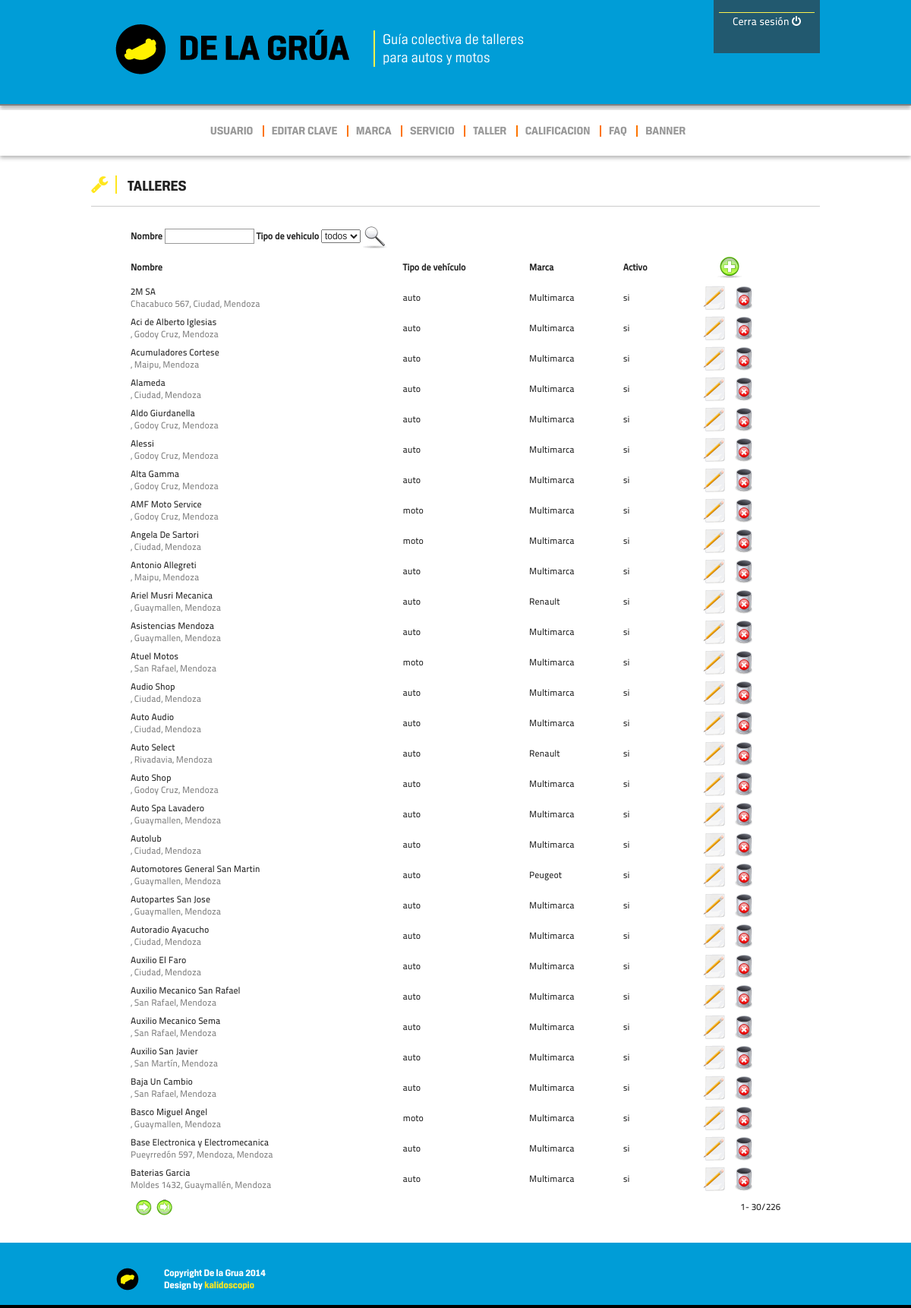
/admin_toolkit/taller.php (signed in), run on an earlier commit of the app's database.
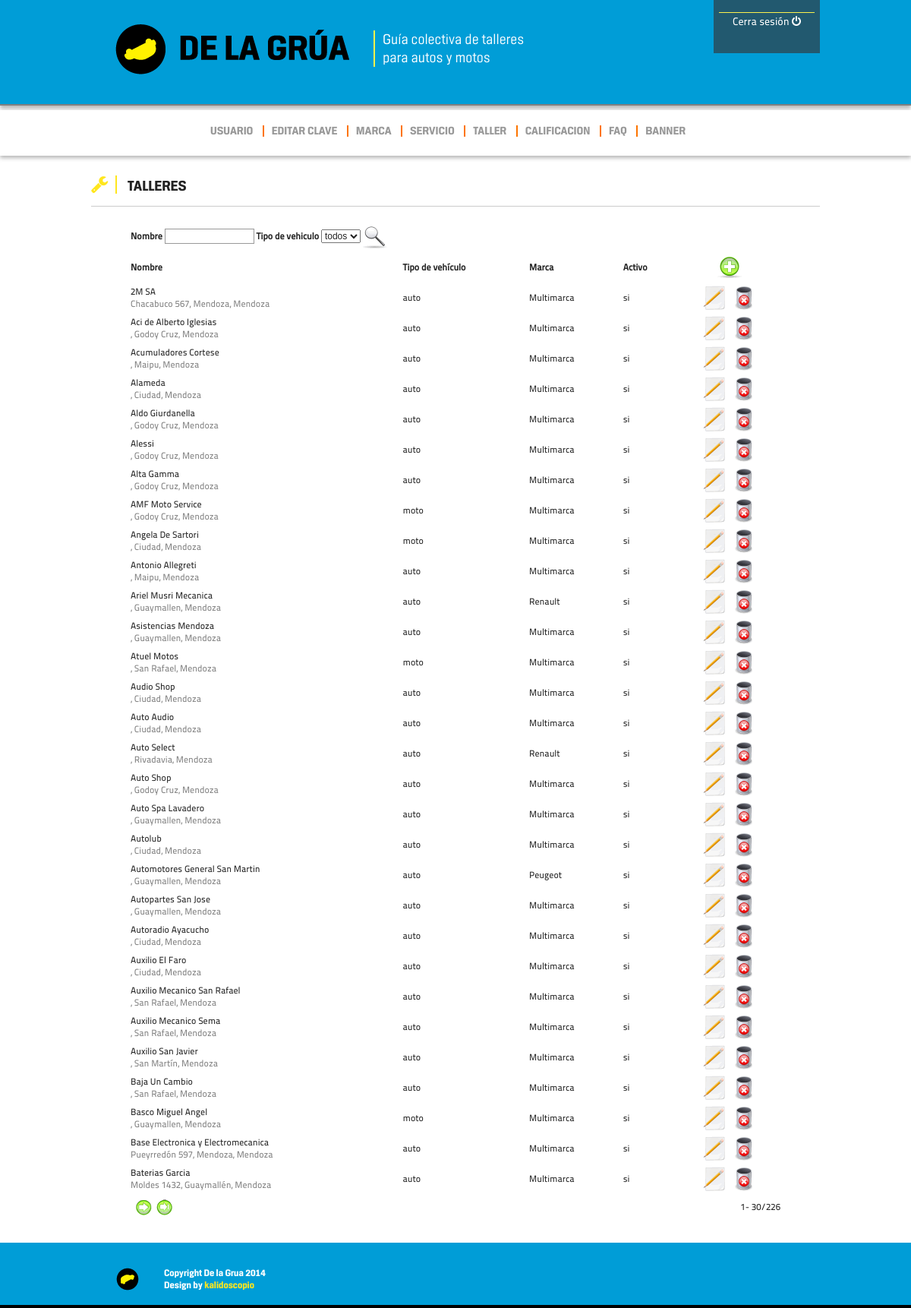
And on a later commit of the database.
### tables this page shows
CREATE TABLE `dlg_taller` (
  `idtaller` int(11) NOT NULL AUTO_INCREMENT,
  `nombre` varchar(100) NOT NULL,
  `tipovehiculo` varchar(10) DEFAULT NULL,
  `idmarca` int(11) DEFAULT NULL,
  `idprovincia` varchar(255) DEFAULT NULL,
  `idlocalidad` varchar(255) DEFAULT NULL,
  `domicilio` varchar(255) DEFAULT NULL,
  `telefonocodarea` varchar(10) DEFAULT NULL,
  `telefono` varchar(50) DEFAULT NULL,
  `email` varchar(255) DEFAULT NULL,
  `web` varchar(255) DEFAULT NULL,
  `googlemap` text,
  `foto1` varchar(255) DEFAULT NULL,
  `foto2` varchar(255) DEFAULT NULL,
  `foto3` varchar(255) DEFAULT NULL,
  `activo` int(11) DEFAULT NULL,
  `atencion` bigint(20) NOT NULL DEFAULT '0',
  `precio` bigint(20) NOT NULL DEFAULT '0',
  `servicio` bigint(20) NOT NULL DEFAULT '0',
  `website` varchar(255) DEFAULT NULL,
  `url` varchar(255) DEFAULT NULL,
  `reference` varchar(255) DEFAULT NULL,
  `place_id` varchar(255) DEFAULT NULL,
  `direction` varchar(255) DEFAULT NULL,
  `administrative_area_level_1` varchar(255) DEFAULT NULL,
  `country_short` varchar(255) DEFAULT NULL,
  `country` varchar(255) DEFAULT NULL,
  `sublocality` varchar(255) DEFAULT NULL,
  `locality` varchar(255) DEFAULT NULL,
  `postal_code` varchar(255) DEFAULT NULL,
  `street_number` varchar(255) DEFAULT NULL,
  `route` varchar(255) DEFAULT NULL,
  `viewport` varchar(255) DEFAULT NULL,
  `bounds` varchar(255) DEFAULT NULL,
  `formatted_address` varchar(255) DEFAULT NULL,
  `location_type` varchar(255) DEFAULT NULL,
  `location` varchar(255) DEFAULT NULL,
  `lng` varchar(255) DEFAULT NULL,
  `lat` varchar(255) DEFAULT NULL,
  `point_of_interest` varchar(255) DEFAULT NULL,
  PRIMARY KEY (`idtaller`),
  KEY `idtaller` (`idtaller`)
);

CREATE TABLE `dlg_marca` (
  `idmarca` int(11) NOT NULL AUTO_INCREMENT,
  `marca` varchar(100) NOT NULL,
  PRIMARY KEY (`idmarca`),
  KEY `idmarca` (`idmarca`)
);

### admin_toolkit/session.php (called while the page is built, shortened)
<?php
if (!function_exists("GetSQLValueString")) {
function GetSQLValueString($theValue, $theType, $theDefinedValue = "", $theNotDefinedValue = "")
{
  $theValue = function_exists("mysql_real_escape_string") ? mysql_real_escape_string($theValue) : mysql_escape_string($theValue);
  switch ($theType) {
    case "text":
      $theValue = ($theValue != "") ? "'" . $theValue . "'" : "NULL";
      break;
  }
  return $theValue;
}
}
?>

### admin_toolkit/funciones.php (called while the page is built, shortened)
<?php
function getAddress($taller)
{
  return $taller['route'] . ' ' . $taller['street_number'] . ', ' . $taller['locality'] . ', ' . $taller['administrative_area_level_1'];
}
?>

### admin_toolkit/taller.php (the view, shortened to what the changed rows need)
<?php require_once('session.php'); ?>
<?php require_once('funciones.php'); ?>
<?php
$currentPage = $_SERVER["PHP_SELF"];
$maxRows_registros = 30;
$pageNum_registros = 0;
$startRow_registros = $pageNum_registros * $maxRows_registros;
$colname_registros = "";
$query_registros = sprintf("SELECT idtaller, nombre, tipovehiculo, dlg_marca.marca, activo, route, street_number, locality, administrative_area_level_1
 FROM dlg_taller LEFT JOIN dlg_marca ON dlg_taller.idmarca = dlg_marca.idmarca  WHERE nombre LIKE %s ", GetSQLValueString("%" . $colname_registros . "%", "text"));
$query_registros .= " ORDER BY nombre ASC";
$query_limit_registros = sprintf("%s LIMIT %d, %d", $query_registros, $startRow_registros, $maxRows_registros);
$registros = mysql_query($query_limit_registros, $config) or die(mysql_error());
$row_registros = mysql_fetch_assoc($registros);
if (isset($_GET['totalRows_registros'])) {
  $totalRows_registros = $_GET['totalRows_registros'];
} else {
  $all_registros = mysql_query($query_registros);
  $totalRows_registros = mysql_num_rows($all_registros);
}
$totalPages_registros = ceil($totalRows_registros/$maxRows_registros)-1;
$queryString_registros = "";
$queryString_registros = sprintf("&totalRows_registros=%d%s", $totalRows_registros, $queryString_registros);
?>
<!DOCTYPE html>
 <html class="no-js">
<head>
<link rel="stylesheet" href="css/normalize.min.css">
<link rel="stylesheet" href="css/main.css">
<link href="css/grua.css" rel="stylesheet" type="text/css">
<link href="fonts/fuentes.css" rel="stylesheet" type="text/css">
<link href="font-awesome/css/font-awesome.min.css" rel="stylesheet" type="text/css">
</head>
<body>
<div class="wrapper">
<div class="contenido">
<div class="cont">
<div class="cont960">
<div class="resultados-busquedas">
<div class="entero">
<table width="100%" border="0" cellspacing="0" cellpadding="4">
  <?php if ($totalRows_registros > 0) {  ?>
    <?php do { ?>
      <tr>
        <td>
          <?php echo $row_registros['nombre']; ?>
          <br>
          <span style="color: gray;"><?php echo getAddress($row_registros) ?></span>
        </td>
        <td><?php echo $row_registros['tipovehiculo']; ?></td>
        <td><?php echo $row_registros['marca']; ?></td>
        <td><?php if (!(strcmp($row_registros['activo'],"1"))) {echo "si";} else {echo "no";} ?></td>
        <td align="center"><a href="taller_editar.php?idtaller=<?php echo $row_registros['idtaller']; ?>"><img src="img/iconos/editar.png" alt="Editar" width="32" height="32" title="Editar"/></a>&nbsp;&nbsp;<a href="taller_borrar.php?idtaller=<?php echo $row_registros['idtaller']; ?>"><img src="img/iconos/borrar.png" width="32" height="32" alt=""/></a></td>
      </tr>
      <?php } while ($row_registros = mysql_fetch_assoc($registros)); ?>
    <?php }  ?>
  <td><?php if ($totalRows_registros > 0) {  ?>
  <?php if ($pageNum_registros < $totalPages_registros) {  ?>
    <?php printf("%s?pageNum_registros=%d%s", $currentPage, min($totalPages_registros, $pageNum_registros + 1), $queryString_registros); ?><?php printf("%s?pageNum_registros=%d%s", $currentPage, $totalPages_registros, $queryString_registros); ?>
    <?php }  ?>
  <?php }  ?></td>
</table>
</div>
</div>
</div>
</div>
</div>
</div>
</body>
</html>

What changed in the data, as far as the page shows it:
changed dlg_taller "2M SA": getAddress($row_registros) "Chacabuco 567, Ciudad, Mendoza" → "Chacabuco 567, Mendoza, Mendoza"
